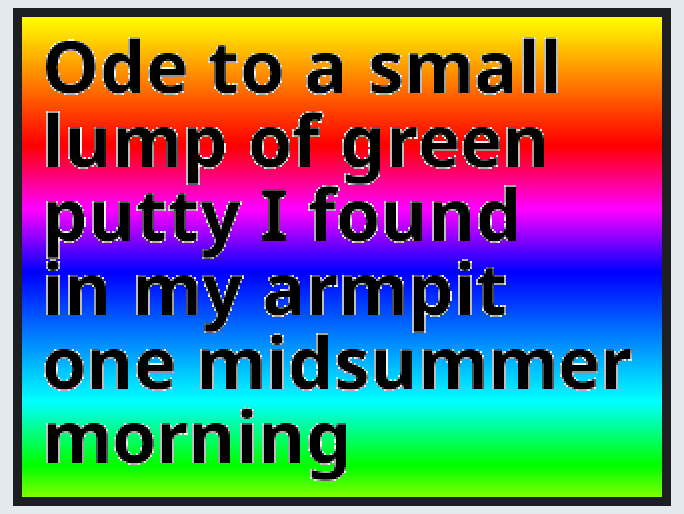
This sketch was run on a simulated ESP32. Shown: 320×240 colour display. What the sketch prints to the serial monitor is not drawn.

Above: at 0.3 s.
At 2.5 s:
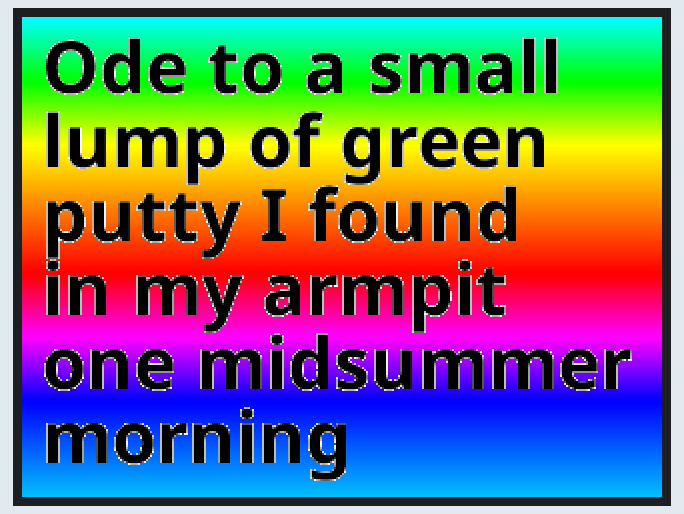
At 4.6 s:
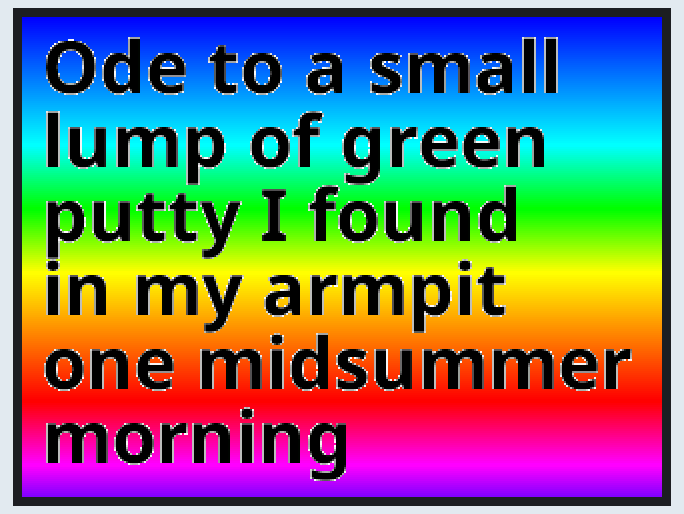
At 6.7 s:
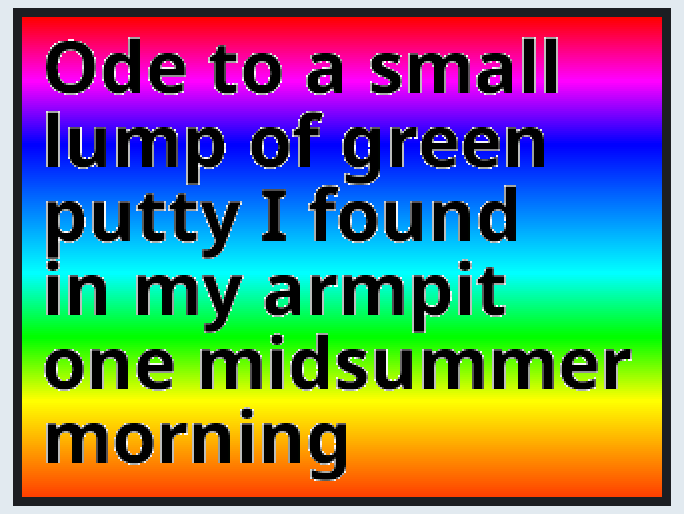

Measured:
- by itself, everything shown: repeats every 8.5 s, in 4 steps
- what the display in image 1 shows lasts 2.1 s, from 2.4 s to 4.5 s

The sketch:

Smooth_font_reading_TFT.ino
```cpp
/*
  This sketch uses Smooth fonts stored in FLASH program memory. It uses a method
  for rendering anti-aliased fonts on an arbitrary background. This is achieved
  by reading the pixel color at each point on the screen. The TFT must support
  reading the graphics RAM of the screen memory. This sketch has been tested with
  ILI9341 and ILI9481 serial and parallel screens.

  The TFT_eSPI library must be given the name of the function in the sketch
  that will return the pixel color at a position x,y on the TFT. In this
  sketch that function is called pixelColor, so this line is included:

    tft.setCallback(pixelColor);

  TFT_eSPI will call this function during the rendering of the anti-aliased
  font and use it to blend the edges of each character with the screen color.
*/
//  The fonts are stored in arrays within the sketch tabs.

//  A processing sketch to create new fonts can be found in the Tools folder of TFT_eSPI
//  https://github.com/Bodmer/TFT_eSPI/tree/master/Tools/Create_Smooth_Font/Create_font

//  This sketch uses font files created from the Noto family of fonts:
//  https://www.google.com/get/noto/

#include "NotoSansBold15.h"
#include "NotoSansBold36.h"

// Do not include "" around the array name!
#define AA_FONT_SMALL NotoSansBold15
#define AA_FONT_LARGE NotoSansBold36

#include <SPI.h>
#include <TFT_eSPI.h>       // Hardware-specific library

TFT_eSPI tft = TFT_eSPI();

// Callback function to provide the pixel color at x,y
uint16_t pixelColor(uint16_t x, uint16_t y) { return tft.readPixel(x, y); }


void setup(void) {
  Serial.begin(115200);

  tft.begin();

  tft.setCallback(pixelColor);  // Switch on color callback for anti-aliased fonts
  //tft.setCallback(nullptr);   // Switch off callback (off by default)

  tft.setRotation(1);
}


void loop() {

  rainbow_fill(); // Fill the screen with rainbow colours

  // Select a font size commensurate with screen size
  if (tft.width()>= 320)
    tft.loadFont(AA_FONT_LARGE);
  else
    tft.loadFont(AA_FONT_SMALL);

  tft.setTextColor(TFT_BLACK, TFT_WHITE); // Background color is ignored if callback is set
  tft.setCursor(0, 10); // Set cursor at top left of screen

  uint32_t t = millis();
  tft.println(" Ode to a small\n lump of green\n putty I found\n in my armpit\n one midsummer\n morning ");
  Serial.println(t = millis()-t);

  tft.unloadFont(); // Remove the font to recover memory used

  delay(2000);
}

// #########################################################################
// Fill screen with a rainbow pattern
// #########################################################################
byte red = 31;
byte green = 0;
byte blue = 0;
byte state = 0;
unsigned int colour = red << 11; // Colour order is RGB 5+6+5 bits each

void rainbow_fill()
{
  // The colours and state are not initialised so the start colour changes each time the funtion is called

  for (int i = 319; i >= 0; i--) {
    // Draw a vertical line 1 pixel wide in the selected colour
    tft.drawFastHLine(0, i, tft.width(), colour); // in this example tft.width() returns the pixel width of the display
    // This is a "state machine" that ramps up/down the colour brightnesses in sequence
    switch (state) {
      case 0:
        green ++;
        if (green == 64) {
          green = 63;
          state = 1;
        }
        break;
      case 1:
        red--;
        if (red == 255) {
          red = 0;
          state = 2;
        }
        break;
      case 2:
        blue ++;
        if (blue == 32) {
          blue = 31;
          state = 3;
        }
        break;
      case 3:
        green --;
        if (green == 255) {
          green = 0;
          state = 4;
        }
        break;
      case 4:
        red ++;
        if (red == 32) {
          red = 31;
          state = 5;
        }
        break;
      case 5:
        blue --;
        if (blue == 255) {
          blue = 0;
          state = 0;
        }
        break;
    }
    colour = red << 11 | green << 5 | blue;
  }
}
```

Source omitted: toSansBold15.h (data table, 65761 bytes), oSansBold36.h (data table, 268268 bytes)
